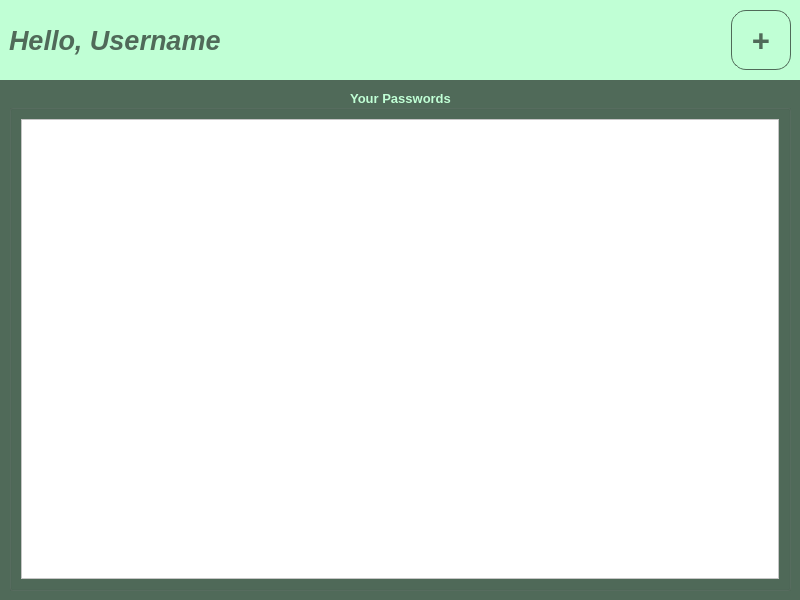
<?xml version="1.0" encoding="UTF-8"?>
<ui version="4.0">
 <class>MainWindow</class>
 <widget class="QMainWindow" name="MainWindow">
  <property name="geometry">
   <rect>
    <x>0</x>
    <y>0</y>
    <width>800</width>
    <height>600</height>
   </rect>
  </property>
  <property name="minimumSize">
   <size>
    <width>800</width>
    <height>600</height>
   </size>
  </property>
  <property name="maximumSize">
   <size>
    <width>800</width>
    <height>600</height>
   </size>
  </property>
  <property name="windowTitle">
   <string>MainWindow</string>
  </property>
  <property name="styleSheet">
   <string notr="true"/>
  </property>
  <widget class="QWidget" name="centralwidget">
   <property name="minimumSize">
    <size>
     <width>800</width>
     <height>600</height>
    </size>
   </property>
   <property name="maximumSize">
    <size>
     <width>800</width>
     <height>600</height>
    </size>
   </property>
   <property name="styleSheet">
    <string notr="true"/>
   </property>
   <layout class="QVBoxLayout" name="verticalLayout">
    <property name="spacing">
     <number>0</number>
    </property>
    <property name="leftMargin">
     <number>0</number>
    </property>
    <property name="topMargin">
     <number>0</number>
    </property>
    <property name="rightMargin">
     <number>0</number>
    </property>
    <property name="bottomMargin">
     <number>0</number>
    </property>
    <item>
     <widget class="QFrame" name="frame">
      <property name="minimumSize">
       <size>
        <width>0</width>
        <height>80</height>
       </size>
      </property>
      <property name="maximumSize">
       <size>
        <width>800</width>
        <height>80</height>
       </size>
      </property>
      <property name="styleSheet">
       <string notr="true">background-color: rgb(192, 255, 213);
</string>
      </property>
      <property name="frameShape">
       <enum>QFrame::NoFrame</enum>
      </property>
      <property name="frameShadow">
       <enum>QFrame::Raised</enum>
      </property>
      <layout class="QHBoxLayout" name="horizontalLayout">
       <item>
        <widget class="QLabel" name="l_hello">
         <property name="font">
          <font>
           <pointsize>20</pointsize>
           <italic>true</italic>
           <bold>true</bold>
          </font>
         </property>
         <property name="styleSheet">
          <string notr="true">color: rgb(80, 106, 89);</string>
         </property>
         <property name="text">
          <string>Hello, Username</string>
         </property>
        </widget>
       </item>
       <item>
        <widget class="QPushButton" name="bt_add">
         <property name="minimumSize">
          <size>
           <width>60</width>
           <height>60</height>
          </size>
         </property>
         <property name="maximumSize">
          <size>
           <width>60</width>
           <height>60</height>
          </size>
         </property>
         <property name="font">
          <font>
           <family>Microsoft JhengHei</family>
           <pointsize>24</pointsize>
           <bold>true</bold>
          </font>
         </property>
         <property name="styleSheet">
          <string notr="true">QPushButton {border-radius: 15px;
background-color: rgb(192, 255, 213);
border: 1px solid rgb(80, 106, 89);
color: rgb(80, 106, 89);}

QPushButton:hover {border-radius: 20px;
background-color: rgb(192, 255, 213);
border: 1px solid rgb(80, 106, 89);
color: rgb(80, 106, 89);}

QPushButton:pressed {border-radius: 20px;
background-color: rgb(192, 245, 213);
border: 1px solid rgb(80, 106, 89);
color: rgb(80, 106, 89);}</string>
         </property>
         <property name="text">
          <string>+</string>
         </property>
        </widget>
       </item>
      </layout>
     </widget>
    </item>
    <item>
     <widget class="QFrame" name="frame_2">
      <property name="maximumSize">
       <size>
        <width>800</width>
        <height>16777215</height>
       </size>
      </property>
      <property name="styleSheet">
       <string notr="true">background-color: rgb(80, 106, 89);</string>
      </property>
      <property name="frameShape">
       <enum>QFrame::NoFrame</enum>
      </property>
      <property name="frameShadow">
       <enum>QFrame::Raised</enum>
      </property>
      <layout class="QHBoxLayout" name="horizontalLayout_2">
       <item>
        <widget class="QGroupBox" name="groupBox">
         <property name="font">
          <font>
           <pointsize>10</pointsize>
           <bold>true</bold>
          </font>
         </property>
         <property name="styleSheet">
          <string notr="true">color: rgb(192, 255, 213);</string>
         </property>
         <property name="title">
          <string>Your Passwords</string>
         </property>
         <property name="alignment">
          <set>Qt::AlignCenter</set>
         </property>
         <layout class="QVBoxLayout" name="verticalLayout_2">
          <item>
           <widget class="QListView" name="listView_passwords">
            <property name="styleSheet">
             <string notr="true">background-color: rgb(255, 255, 255);</string>
            </property>
            <property name="spacing">
             <number>70</number>
            </property>
            <property name="uniformItemSizes">
             <bool>true</bool>
            </property>
            <property name="batchSize">
             <number>100</number>
            </property>
           </widget>
          </item>
         </layout>
        </widget>
       </item>
      </layout>
     </widget>
    </item>
   </layout>
  </widget>
 </widget>
 <resources/>
 <connections/>
</ui>
